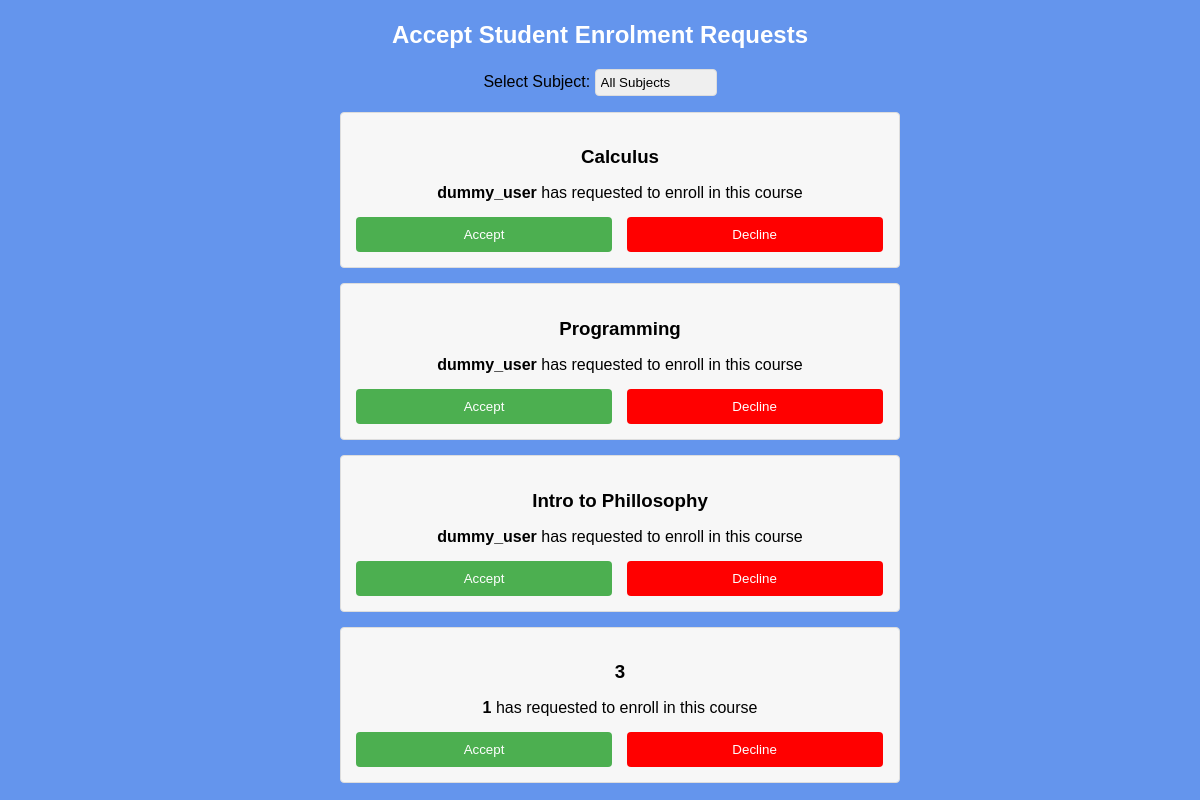
The page /requests on the database as committed earlier.
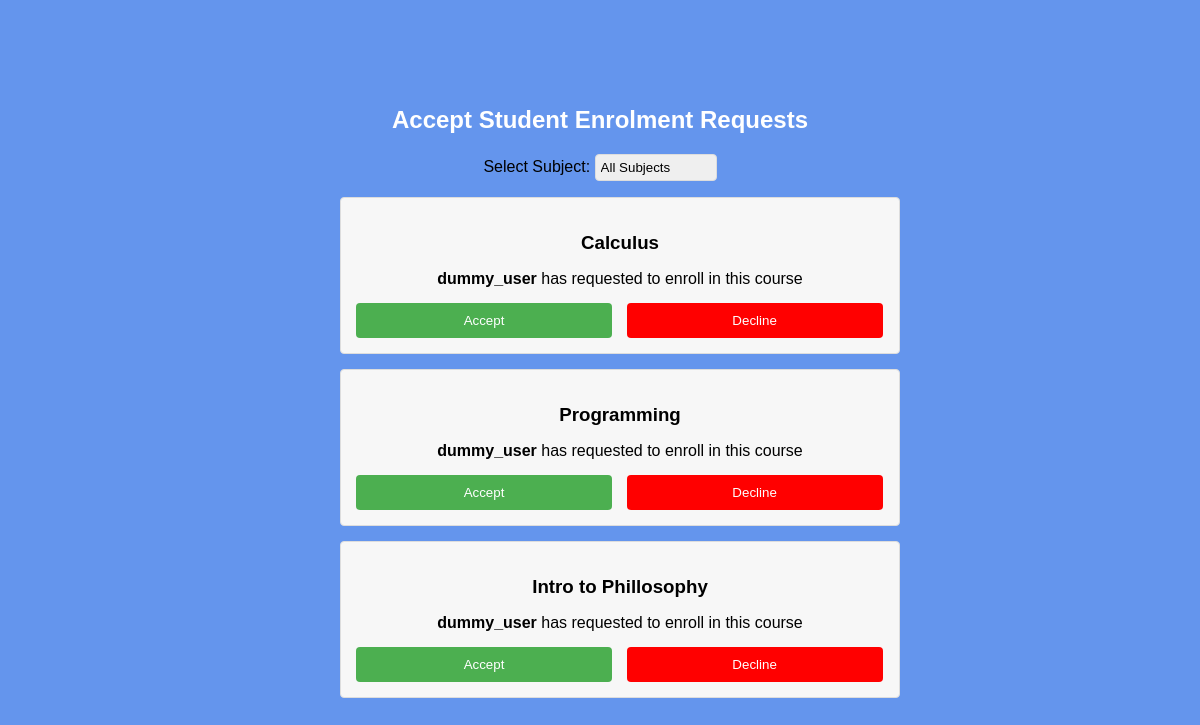
The same page on the database as committed later.
### website/models.py (models this page shows)
class Request(db.Model, UserMixin):
    __tablename__ = 'requests'
    id=db.Column(db.Integer, primary_key=True)
    user_id = db.Column(db.Integer, db.ForeignKey('users.id'))
    course_id = db.Column(db.Integer, db.ForeignKey('courses.id'))

### website/views.py (the view)
@views.route('/requests')
def display_requests():
    requests = Request.query.all()
    return render_template('acceptCourse.html', requests=requests)

### website/templates/acceptCourse.html (shortened to what this page needs)
<!DOCTYPE html>
<html lang="en">
<head>
  <link rel="stylesheet" href="../static/css/acceptIntoCourse.css">
</head>
<body>
  <div class="header">
    <h2>Accept Student Enrolment Requests</h2>
  </div>
  <div class="subjectSelection">
    <label for="subjectFilter">Select Subject: </label>
    <select id="subjectFilter" onchange="filterRequests()">
      <option value="All Subjects">All Subjects</option>
    </select>
  </div>
  <div class="requestContainer">
    <ul>
      {% for request in requests %}
      <li>
        <div class="request">
          <h3>{{ request.course_id }}</h3>
          <p><strong>{{ request.user_id }}</strong> has requested to enroll in this course</p>
          <form method="POST" action="{{ url_for('views.acceptRequest') }}" class="req-action-form">
            <input type="submit" class="acceptButton" value="Accept">
          </form>
          <form method="POST" action="{{ url_for('views.declineRequest') }}" class="req-action-form">
            <input type="submit" class="declineButton" value="Decline">
          </form>
        </div>
      </li>
      {% endfor %}
    </ul>
  </div>
</body>
</html>

### website/static/css/AcceptIntoCourse.css (style rules this page uses)
body { font-family: 'Arial', sans-serif; margin: 0; padding: 0; background-color: #6495ED; display: flex; justify-content: center; align-items: center; height: 100vh; flex-direction: column; }
.header h2 { color: #FFF; margin-bottom: 20px; text-align: center; }
.request h3 { color: #000; margin-bottom: 10px; text-align: center; }
ul { list-style-type: none; }
.requestContainer { width: 100%; max-width: 600px; }
.request { background: #F7F7F7; border: 1px solid #DDD; padding: 15px; margin-bottom: 15px; border-radius: 4px; }
.request p { margin-bottom: 15px; text-align: center; }
.acceptButton, .declineButton { padding: 10px 15px; width: 48.5%; border: none; border-radius: 4px; cursor: pointer; }
select { appearance: none; padding: 5px; border: 1px solid #ddd; border-radius: 4px; box-sizing: border-box; }
.acceptButton { background-color: #4CAF50; margin-right: 10px; color: white; }
.declineButton { background-color: #F00; color: white; }
.req-action-form { display: inline; }

Rows that differ between the two databases and show on the page:
removed Request: course_id "3", user_id "1"
